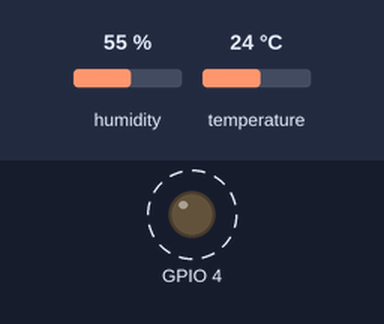
The sketch below on a simulated ESP32. Parts: output pins drawn as LEDs (lit = HIGH). Dashed ring = blinking. The test bench sets the inputs (shaded band); at power-on: humidity 55 %, temperature 24 °C. WiFi joins after 1.5 s; servers stay silent unless stated; what the sketch prints to the serial monitor is not drawn.

Above: at 2.3 s.
Timing chart, 0 to 6.4 s (numbered marks = the images above):
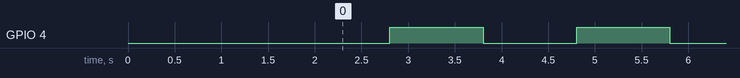

Measured:
- by itself, GPIO 4: alternates HIGH for 1.0 s and LOW for 1.0 s

The sketch:

sketch_dec10c.ino
```cpp
#define BLYNK_PRINT Serial
#define BLYNK_TEMPLATE_ID "TMPL6a5aCTY4h"
#define BLYNK_TEMPLATE_NAME "Quickstart Template"
#define BLYNK_AUTH_TOKEN "KOZ0vVcmLTIWwJe_GGglcabiZyD0Msxw"

#include <WiFi.h>
#include <WiFiClient.h>
#include <BlynkSimpleEsp32.h>
#include "DHT.h"

// WiFi設定
char ssid[] = "alfredojayjaylin";
char pass[] = "9987321wificode";

// 宣告硬體計時器指標
hw_timer_t * timer = NULL;

// 宣告計數器變數
int counter = 0;

// 定義DHT11感測器
#define DHTPIN 16     // DHT11連接到腳位16
#define DHTTYPE DHT11
DHT dht(DHTPIN, DHTTYPE);

// 定義中斷服務程序
void ARDUINO_ISR_ATTR interrupt_func() {
    digitalWrite(4, !digitalRead(4));
}

// 定義傳送感測器數據到Blynk的函數
void sendSensor() {
    float h = dht.readHumidity();
    float t = dht.readTemperature();  // 讀取溫度

    if (isnan(h) || isnan(t)) {
        Serial.println("Failed to read from DHT sensor!");
        return;
    }

    // 將濕度和溫度數據傳送到Blynk的虛擬腳位
    Blynk.virtualWrite(V16, h);  // 濕度傳送到V16
    Blynk.virtualWrite(V17, t);  // 溫度傳送到V17
}

void setup() {
    Serial.begin(115200);
    pinMode(4, OUTPUT);

    // 初始化DHT11感測器
    dht.begin();

    // 連接到Blynk
    Blynk.begin(BLYNK_AUTH_TOKEN, ssid, pass);

    // 初始化計時器
    timer = timerBegin(100000);
    timerAttachInterrupt(timer, &interrupt_func);
    timerAlarm(timer, 100000, true, 0);

    if(timer == NULL) {
        Serial.println("Error occur in setting timer");
    }
}

void loop() {
    Blynk.run();

    // 讀取溫濕度數值
    float humidity = dht.readHumidity();
    float temperature = dht.readTemperature();  // 讀取溫度

    // 檢查讀取是否成功並輸出
    if (isnan(humidity) || isnan(temperature)) {
        Serial.println("Failed to read from DHT sensor!");
    } else {
        // 輸出濕度數值
        Serial.print("Humidity: ");
        Serial.print(humidity);
        Serial.println("%");

        // 輸出溫度數值
        Serial.print("Temperature: ");
        Serial.print(temperature);
        Serial.println("°C");

        // 將溫濕度數據傳送到Blynk
        Blynk.virtualWrite(V16, humidity);  // 濕度傳送到V16
        Blynk.virtualWrite(V17, temperature);  // 溫度傳送到V17
    }

    // 計數器相關操作
    Serial.print("Counter: ");
    Serial.println(counter);
    counter++;

    delay(1000);
}
```
